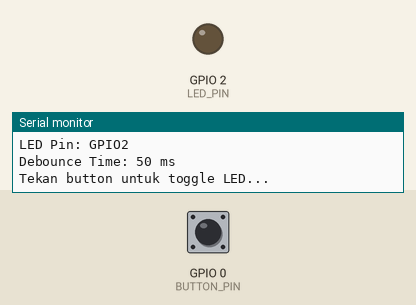
This program was run on a simulated ESP32. Parts: output pins drawn as LEDs (lit = HIGH), the last lines printed to the serial monitor. The test bench sets the inputs (shaded band); at power-on: GPIO 0 (BUTTON_PIN) HIGH.

Above: at 2.2 s.
2.3 s: GPIO 0 (BUTTON_PIN) pulled LOW for 0.15 s
At 2.7 s:
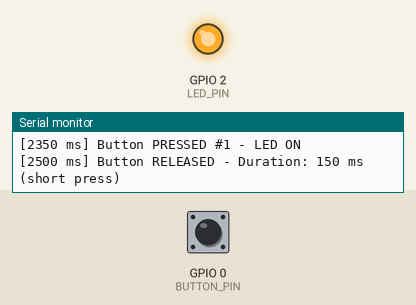
3.9 s: GPIO 0 (BUTTON_PIN) pulled LOW for 1 s
At 5.1 s:
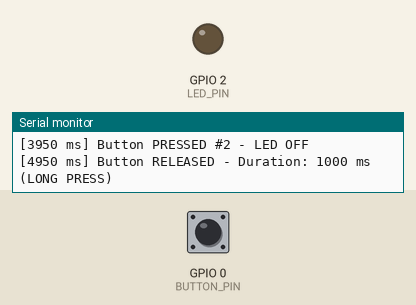
6.4 s: GPIO 0 (BUTTON_PIN) pulled LOW for 3.2 s
At 7.0 s:
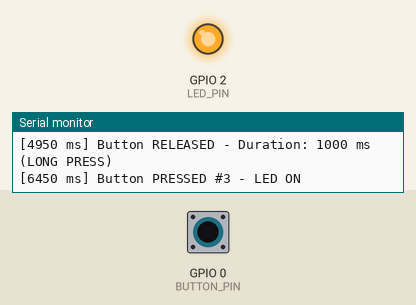
Timing chart, 0 to 9.4 s (numbered marks = the images above; inputs shaded):
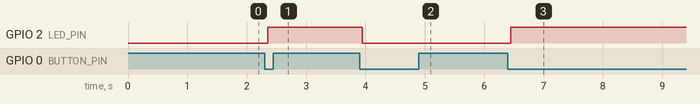

The program:

main.cpp
```cpp
/**
 * @file main.cpp
 * @brief Program 04: Button Debounce menggunakan State Machine
 *
 * Deskripsi:
 * Implementasi debounce pushbutton menggunakan state machine.
 * Menghindari pembacaan ganda akibat bouncing mekanis switch.
 *
 * Hardware:
 * - ESP32 DevKitC
 * - Pushbutton (atau gunakan BOOT button di GPIO0)
 * - LED indicator
 *
 * @author Praktikum Sistem Embedded
 * @date 2026
 */

#include <Arduino.h>
#include "config.h"

// ==================== DEBOUNCE STATE MACHINE ====================
typedef enum {
    BTN_IDLE,           // Button tidak ditekan
    BTN_DEBOUNCE,       // Sedang debounce (menunggu stabil)
    BTN_PRESSED,        // Button ditekan (stabil)
    BTN_RELEASED        // Button dilepas
} ButtonState_t;

// ==================== VARIABEL GLOBAL ====================
ButtonState_t buttonState = BTN_IDLE;
bool lastButtonRead = HIGH;         // Button dengan pull-up (HIGH = tidak ditekan)
bool currentButtonRead = HIGH;
unsigned long debounceStartTime = 0;
unsigned long pressStartTime = 0;
uint32_t pressCount = 0;
bool ledState = false;

// ==================== FUNCTION PROTOTYPES ====================
void updateButtonState();
void handleButtonPress();
void handleButtonRelease();

// ==================== SETUP ====================
void setup() {
    Serial.begin(SERIAL_BAUD);
    delay(1000);

    Serial.println("\n========================================");
    Serial.println("Program 04: Button Debounce");
    Serial.println("Praktikum Sistem Embedded");
    Serial.println("========================================\n");

    // Konfigurasi pin
    pinMode(BUTTON_PIN, INPUT_PULLUP);  // Internal pull-up
    pinMode(LED_PIN, OUTPUT);
    digitalWrite(LED_PIN, LOW);

    Serial.printf("Button Pin: GPIO%d (aktif LOW)\n", BUTTON_PIN);
    Serial.printf("LED Pin: GPIO%d\n", LED_PIN);
    Serial.printf("Debounce Time: %d ms\n", DEBOUNCE_MS);
    Serial.println("\nTekan button untuk toggle LED...\n");
}

// ==================== LOOP ====================
void loop() {
    updateButtonState();
}

// ==================== BUTTON STATE MACHINE ====================
void updateButtonState() {
    currentButtonRead = digitalRead(BUTTON_PIN);

    switch (buttonState) {
        case BTN_IDLE:
            // Menunggu button ditekan (transisi HIGH → LOW)
            if (currentButtonRead == LOW && lastButtonRead == HIGH) {
                buttonState = BTN_DEBOUNCE;
                debounceStartTime = millis();
            }
            break;

        case BTN_DEBOUNCE:
            // Tunggu debounce time
            if (millis() - debounceStartTime >= DEBOUNCE_MS) {
                // Cek apakah masih ditekan setelah debounce
                if (currentButtonRead == LOW) {
                    buttonState = BTN_PRESSED;
                    pressStartTime = millis();
                    handleButtonPress();
                } else {
                    // False trigger, kembali ke IDLE
                    buttonState = BTN_IDLE;
                }
            }
            break;

        case BTN_PRESSED:
            // Tunggu button dilepas
            if (currentButtonRead == HIGH) {
                buttonState = BTN_RELEASED;
                debounceStartTime = millis();
            }
            break;

        case BTN_RELEASED:
            // Debounce release
            if (millis() - debounceStartTime >= DEBOUNCE_MS) {
                if (currentButtonRead == HIGH) {
                    handleButtonRelease();
                    buttonState = BTN_IDLE;
                } else {
                    // Masih ditekan
                    buttonState = BTN_PRESSED;
                }
            }
            break;
    }

    lastButtonRead = currentButtonRead;
}

void handleButtonPress() {
    pressCount++;

    // Toggle LED
    ledState = !ledState;
    digitalWrite(LED_PIN, ledState);

    Serial.printf("[%lu ms] Button PRESSED #%lu - LED %s\n",
                  millis(),
                  pressCount,
                  ledState ? "ON" : "OFF");
}

void handleButtonRelease() {
    unsigned long pressDuration = millis() - pressStartTime;

    Serial.printf("[%lu ms] Button RELEASED - Duration: %lu ms",
                  millis(),
                  pressDuration);

    if (pressDuration >= LONG_PRESS_MS) {
        Serial.println(" (LONG PRESS)");
    } else {
        Serial.println(" (short press)");
    }
    Serial.println();
}

/**
 * PENJELASAN DEBOUNCE:
 *
 * Bouncing adalah fenomena dimana kontak mekanis switch
 * menghasilkan pulsa ON/OFF berulang dalam waktu singkat
 * sebelum stabil.
 *
 * Tanpa Debounce:
 *   Button Press  ──┐┌┐┌┐┌┐┌──────────┐┌┐┌┐┌┐
 *                   └┘└┘└┘└┘          └┘└┘└┘└──
 *                   ←──────── bouncing ────────→
 *   Detected Press: Multiple (salah!)
 *
 * Dengan Debounce:
 *   Button Press  ──┐┌┐┌┐┌┐┌──────────┐┌┐┌┐┌┐
 *                   └┘└┘└┘└┘          └┘└┘└┘└──
 *                   ←wait→↓           ←wait→↓
 *   Detected:            1 press          1 release
 *
 * STATE MACHINE:
 *
 *   ┌─────────┐  pressed   ┌───────────┐
 *   │  IDLE   │───────────→│ DEBOUNCE  │
 *   └─────────┘            └───────────┘
 *        ↑                       │
 *        │                       │ stable
 *        │                       ↓
 *   ┌──────────┐ released  ┌───────────┐
 *   │ RELEASED │←──────────│  PRESSED  │
 *   └──────────┘           └───────────┘
 *
 * WIRING DIAGRAM:
 *
 *   ESP32 DevKitC
 *   ┌─────────────┐
 *   │             │
 *   │        GPIO0├───┬───[Button]───GND
 *   │             │   │
 *   │             │   └──[10kΩ]───3.3V (optional, ada internal pull-up)
 *   │             │
 *   │        GPIO2├───[220Ω]───[LED]───GND
 *   │             │
 *   └─────────────┘
 *
 * Note: GPIO0 adalah BOOT button pada ESP32 DevKitC
 *
 * EXPECTED OUTPUT:
 * [1523 ms] Button PRESSED #1 - LED ON
 * [1698 ms] Button RELEASED - Duration: 175 ms (short press)
 *
 * [3241 ms] Button PRESSED #2 - LED OFF
 * [4589 ms] Button RELEASED - Duration: 1348 ms (LONG PRESS)
 */
```

config.h
```cpp
/**
 * @file config.h
 * @brief Konfigurasi - Program 04 Button Debounce
 */

#ifndef CONFIG_H
#define CONFIG_H

// ==================== PIN DEFINITIONS ====================
#define BUTTON_PIN      0       // GPIO0 - Boot button on DevKitC
#define LED_PIN         2       // GPIO2 - LED indicator

// ==================== DEBOUNCE CONFIG ====================
#define DEBOUNCE_MS     50      // Debounce time in milliseconds
#define LONG_PRESS_MS   1000    // Long press threshold

// ==================== SERIAL ====================
#define SERIAL_BAUD     115200

#endif // CONFIG_H
```

Measured:
- after the input at 2.3 s, GPIO 2 (LED_PIN): LOW → HIGH after 0.05 s
- after the input at 3.9 s, GPIO 2 (LED_PIN): HIGH → LOW after 0.05 s
- after the input at 6.4 s, GPIO 2 (LED_PIN): LOW → HIGH after 0.05 s
